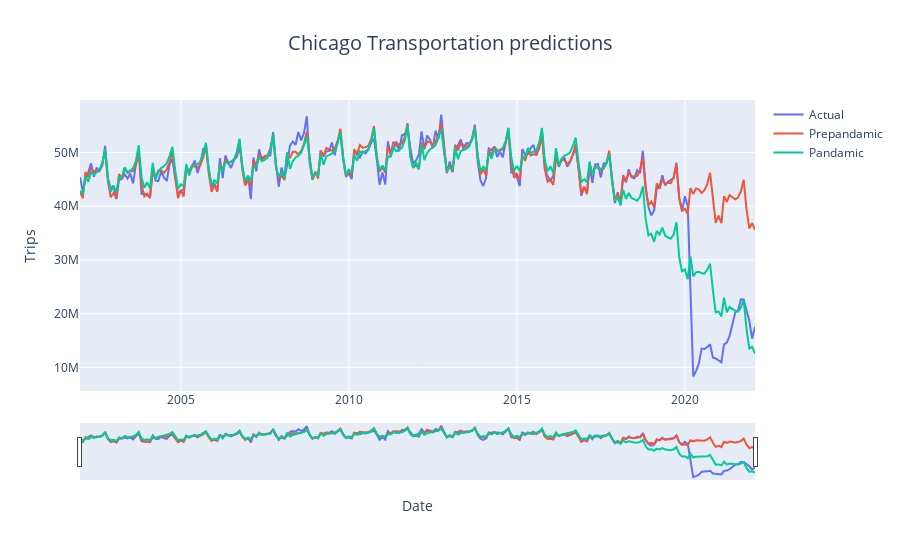

Notebook source saved alongside this figure:
### Code cell
import plotly.graph_objects as go

x = results_df['ds']
y = results_df['Trips']
y1=results_df['y1hat']
y2=results_df['y2hat']

fig = go.Figure()
fig.add_trace(go.Scatter(x=x, y=y,
                    mode='lines',
                    name='Actual'))
fig.add_trace(go.Scatter(x=x, y=y1,
                    mode='lines',
                    name='Prepandamic'))
fig.add_trace(go.Scatter(x=x, y=y2,
                    mode='lines', name='Pandamic'))

fig.update_xaxes(rangeslider_visible=True)

fig.update_layout(title_text='Chicago Transportation predictions', xaxis_title='Date', yaxis_title='Trips', title_x=0.5, title_font={'size':20})

fig.show()

### Figure 1 — Plotly figure (JSON) as saved in the notebook; plotly's stock layout.template omitted (floating-point values rounded to 4 significant figures; data arrays with more than 128 entries replaced by an {"elided": "..."} marker saying what was removed)
{"data": [{"mode": "lines", "name": "Actual", "type": "scatter", "x": {"elided": "242 str values"}, "y": {"elided": "242 int values"}}, {"mode": "lines", "name": "Prepandamic", "type": "scatter", "x": {"elided": "242 str values"}, "y": {"elided": "242 float values"}}, {"mode": "lines", "name": "Pandamic", "type": "scatter", "x": {"elided": "242 str values"}, "y": {"elided": "242 float values"}}], "layout": {"title": {"font": {"size": 20}, "text": "Chicago Transportation predictions", "x": 0.5}, "xaxis": {"rangeslider": {"visible": true}, "title": {"text": "Date"}}, "yaxis": {"title": {"text": "Trips"}}}}
